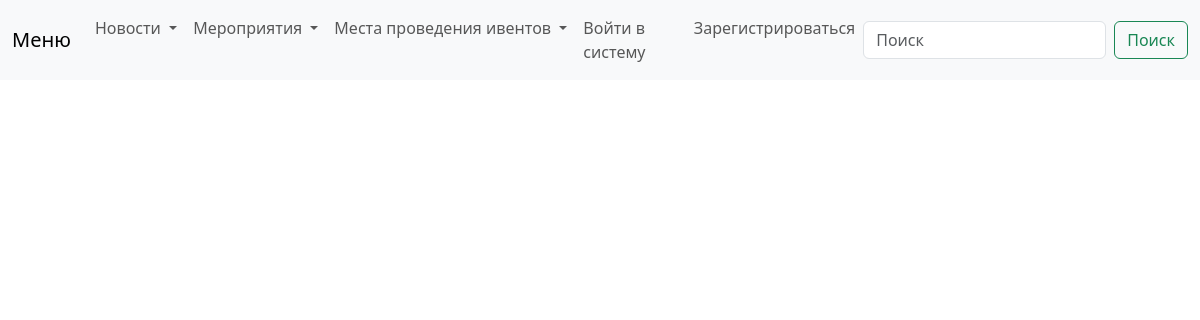
Before: /events with the older database file.
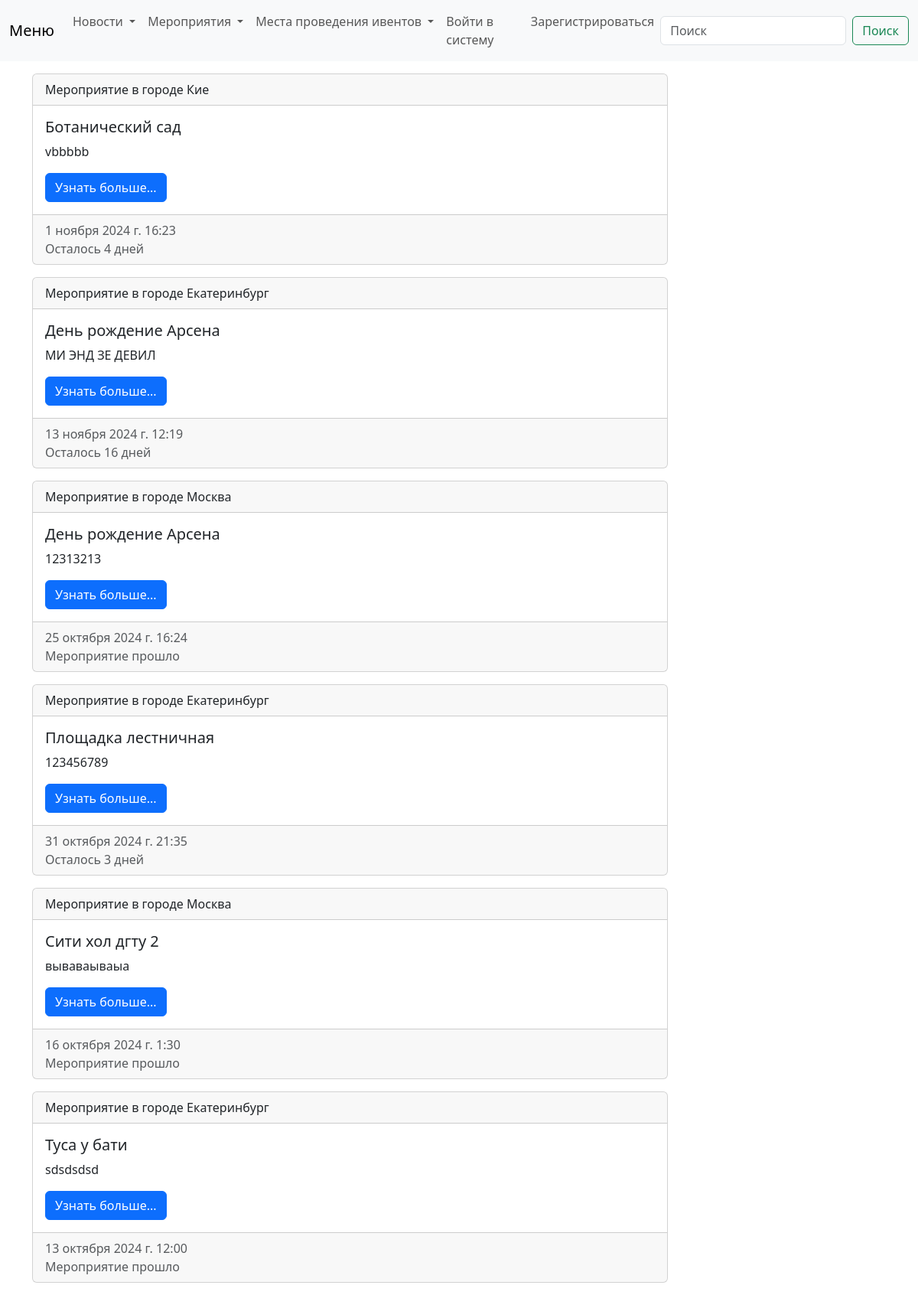
After: the same page with the newer database file.
### news/models.py (models this page shows, shortened)
class Event(models.Model):
    name = models.CharField("Venue name", max_length=120)
    event_date = models.DateTimeField("Event Date")
    venue = models.ForeignKey(Venue, blank=True, null=True, on_delete=models.CASCADE)
    manager = models.ForeignKey(User, max_length=120, blank=True, null=True, on_delete=models.SET_NULL)
    description = models.TextField(blank=True)
    attendees = models.ManyToManyField(MyClubUser, blank=True)
    city = models.ForeignKey(City, on_delete=models.PROTECT, null=True)
    photo_event = models.ImageField(blank=True)
    approved = models.BooleanField("Опубликовать/одобрить", default = False)
    class Meta:
        verbose_name = 'Мероприятие'
        verbose_name_plural = 'Мероприятия'
        ordering = ['-event_date']
    @property
    def Days_till(self):
        today = date.today()
        days_till = self.event_date.date() - today
        return days_till

class City(models.Model):
    title = models.CharField(max_length=120, db_index=True)
    def get_absolute_url(self):
        return reverse('city', kwargs={'city_id': self.pk})
    def __str__(self):
        return self.title
    class Meta:
        verbose_name = 'Город'
        verbose_name_plural = 'Города'
        ordering = ['title']

### news/views.py (the view)
# urls.py: path('events', event, name="event"),
def event(request):
    event_list = Event.objects.all().order_by("name")
    return render(request, 'news/event.html', {"event_list": event_list})

### news/templates/news/event.html (shortened to what this page needs)
{% extends "eventbase.html" %}
{% block content %}
{% for event in event_list %}
{% if event.approved %}
<div class=" card mb-3">
    <div class="card-header">
        <a href='{{ event.city.get_absolute_url }}' class="list-group-item list-group-item-action active">Мероприятие в
            городе
            {{ event.city }}</a>
    </div>
    <div class="card-body">
        <div class="media">
            <div class="media-boby">
                <h5 class="card-title">{{ event.name }}</h5>
                <p class="card-text">{{ event.description }}</p>
                <a href='{% url "view_event" event.id %}' class="btn btn-primary">Узнать больше...</a>
            </div>
        </div>
    </div>
    {% block footer %}
    <div class="card-footer text-body-secondary">
        {{ event.event_date }}
        <br>
        {% if event.Days_till.days >= 0 %}
            {% if event.Days_till.days == 0 %}
                {% if event.Days_till.seconds == 0 %}
                    Время прошло
                {% else %}
                    Осталось менее дня
                {% endif %}
            {% else %}
                Осталось {{ event.Days_till.days }} дней
            {% endif %}
        {% else %}
            Мероприятие прошло
        {% endif %}
    </div>
    {% endblock %}
</div>
{% endif %}
{% endfor %}
{% endblock %}

Changed rows visible on the page:
added Event: city "Кие", name "Ботанический сад", description "vbbbbb", event_date "1 ноября 2024 г. 16:23", Days_till.days "4"
added Event: city "Екатеринбург", name "День рождение Арсена", description "МИ ЭНД ЗЕ ДЕВИЛ", event_date "13 ноября 2024 г. 12:19", Days_till.days "16"
added Event: city "Москва", name "День рождение Арсена", description "12313213", event_date "25 октября 2024 г. 16:24", shows "Мероприятие прошло"
added Event: city "Екатеринбург", name "Площадка лестничная", description "123456789", event_date "31 октября 2024 г. 21:35", Days_till.days "3"
added Event: city "Москва", name "Сити хол дгту 2", description "вываваываыа", event_date "16 октября 2024 г. 1:30", shows "Мероприятие прошло"
added Event: city "Екатеринбург", name "Туса у бати", description "sdsdsdsd", event_date "13 октября 2024 г. 12:00", shows "Мероприятие прошло"
